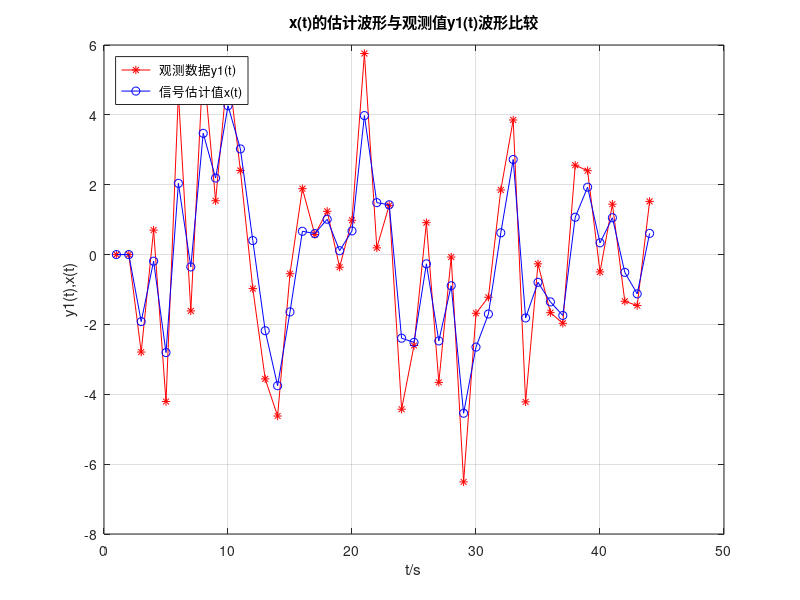

The MATLAB script that drew this image:
clc
clear all
close all

Ak = exp(-0.02);              
Ck = 1;    
Qk = 1-2*exp(-1)*exp(-0.02) + exp(-0.04);
Rk = 1;  
p(2) = 1; 
p1(2) = Ak*p(2)*Ak'+Qk;             
H(2) = p1(2) * Ck' * inv(Ck*p1(2)*Ck'+Rk);            %初始参数和矩阵

x(1) = 0;    
x(2) = 0;
%h = rand(1,3);
%v = round(rand(1,45)*10)-5;                          %生成随机信号
h = [0.5581,0.1946,0.7350];                           %三阶方程常系数
v = [0,0,-5,3,-2,5,-2,4,4,3,-2,-5,-2,-1,2,4,-3,-2,4,3,4,-5,-1,-1,-3,4,-4,-4,-5,4,3,-3,4,-5,-4,5,0,-2,5,0,-4,-1,3,3];

N = length(v);                      
 for k = 3 : N 
     y(k) = h(1)*v(k)+h(2)*v(k-1)+h(3)*v(k-2);        %阶数为3（p=3）的观测方程
     y1(k) = awgn(y(k),70);
     p1(k) = Ak*p(k-1)*Ak' + Qk;       
     H(k) = p1(k)*Ck'*inv(Ck*p1(k)*Ck'+Rk);  
     I = eye(size(H(k)));                   
     p(k)=(I-H(k)*Ck)*(p1(k));              
     x(k)=Ak*x(k-1)+H(k)*(y1(k)-Ck*Ak*x(k-1));  
 end 
 
 m = 1:N;   
 plot(m,y1,'-r*',m,x,'-bo');              
 xlabel(' t/s '),ylabel(' y1(t),x(t) ');
 title('x(t)的估计波形与观测值y1(t)波形比较');
 legend(' 观测数据y1(t) ',' 信号估计值x(t) ','Location','northwest');
 grid on;
